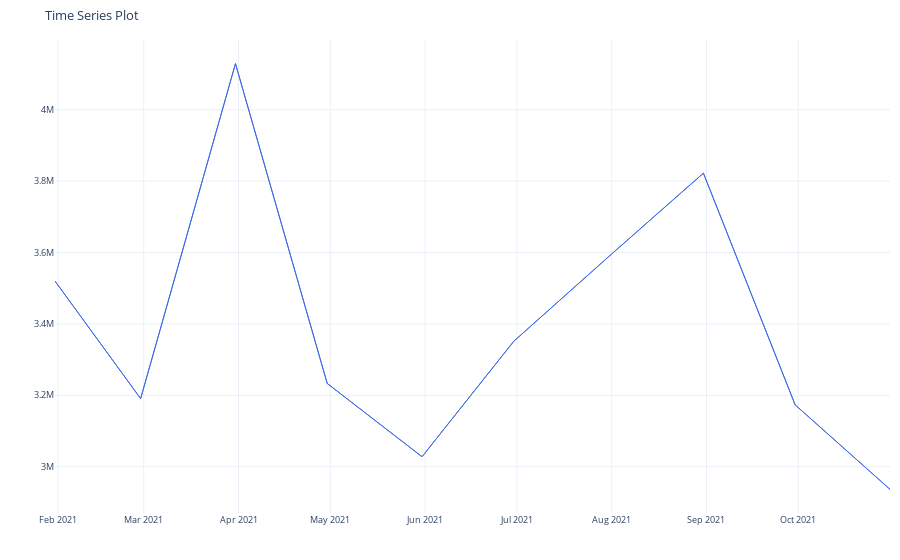

The notebook cell this image was saved under:
### Markdown cell above
## EDA

### Code cell
(df[['order_date','payment']].summarize_by_time(
    date_column = 'order_date',
    value_column = 'payment',
    agg_func = 'sum',
    freq = 'M'
)
 .plot_timeseries('order_date','payment'))

### Figure 1 — Plotly figure (JSON) as saved in the notebook; plotly's stock layout.template omitted (floating-point values rounded to 4 significant figures)
{"data": [{"hoverlabel": {"font": {"size": 8.8}}, "line": {"color": "rgba(44, 62, 80, 1.0)", "width": 0.65}, "mode": "lines", "name": "Time Series", "showlegend": false, "type": "scatter", "x": ["2021-01-31T00:00:00", "2021-02-28T00:00:00", "2021-03-31T00:00:00", "2021-04-30T00:00:00", "2021-05-31T00:00:00", "2021-06-30T00:00:00", "2021-07-31T00:00:00", "2021-08-31T00:00:00", "2021-09-30T00:00:00", "2021-10-31T00:00:00"], "y": [3520014, 3190783, 4129045, 3233260, 3028007, 3351443, 3588328, 3822263, 3173182, 2936611]}, {"hoverlabel": {"font": {"size": 8.8}}, "line": {"color": "rgba(51, 102, 255, 1.0)", "width": 1}, "mode": "lines", "name": "Smoother", "showlegend": false, "type": "scatter", "x": ["2021-01-31T00:00:00", "2021-02-28T00:00:00", "2021-03-31T00:00:00", "2021-04-30T00:00:00", "2021-05-31T00:00:00", "2021-06-30T00:00:00", "2021-07-31T00:00:00", "2021-08-31T00:00:00", "2021-09-30T00:00:00", "2021-10-31T00:00:00"], "y": [3520014, 3190783, 4129045, 3233260, 3028007, 3351443, 3588328, 3822263, 3173182, 2936611]}], "layout": {"autosize": true, "font": {"size": 11}, "legend": {"font": {"size": 8.8}, "title": {"font": {"size": 8.8}, "text": "Legend"}}, "margin": {"b": 40, "l": 10, "r": 10, "t": 40}, "title": {"font": {"size": 13.2}, "text": "Time Series Plot"}, "xaxis": {"anchor": "y", "domain": [0, 1], "showticklabels": true, "tickfont": {"size": 8.8}, "tickformat": "%b %Y", "title": {"text": ""}, "visible": true}, "yaxis": {"anchor": "x", "domain": [0, 1], "tickfont": {"size": 8.8}, "title": {"text": ""}}}}
